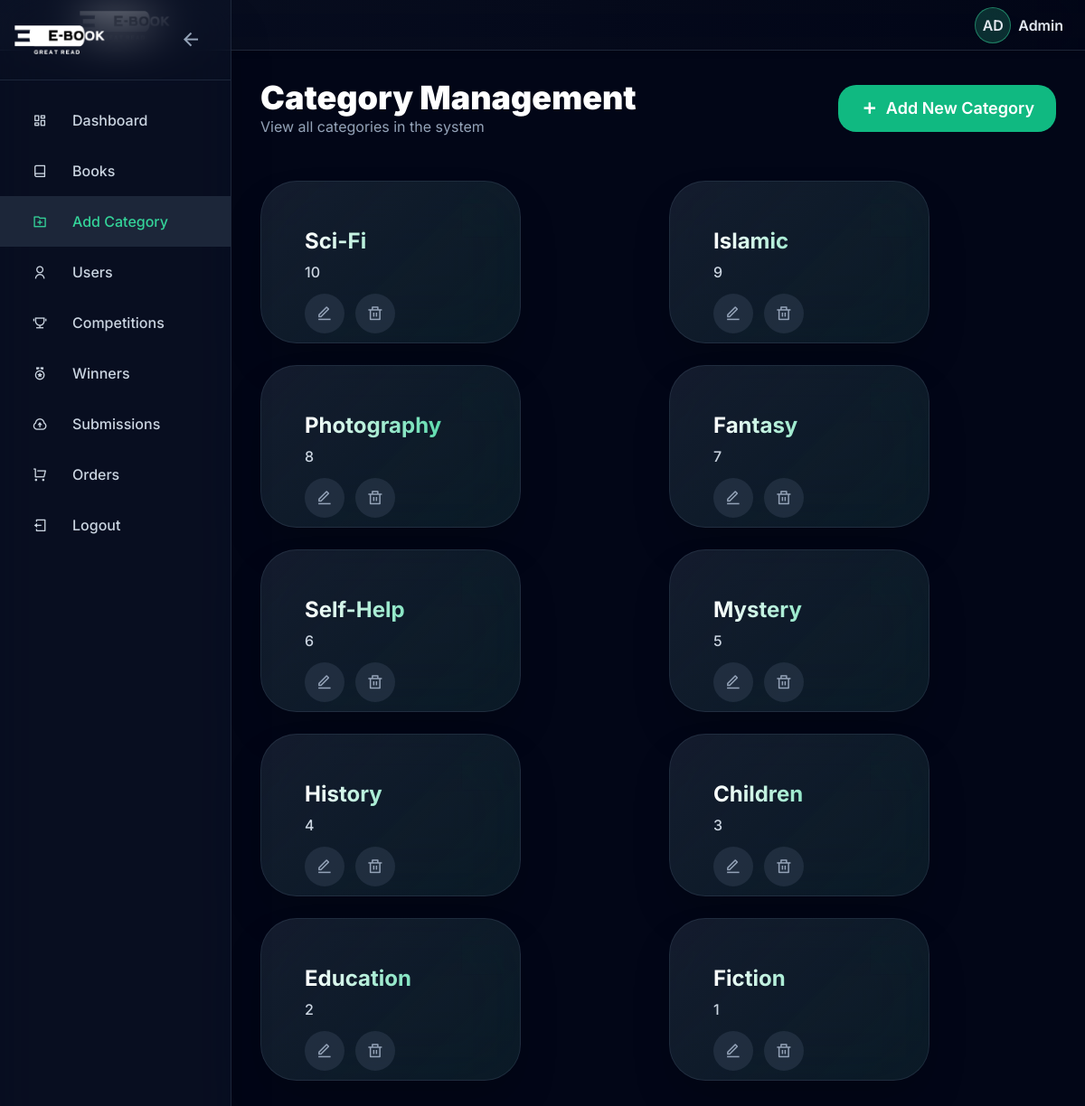
The app's page /Admin/AdminCategory/admin.category.php (signed in) with its own data.
### tables this page shows
CREATE TABLE `categories` (
  `CategoryID` int(11) NOT NULL,
  `CategoryName` varchar(100) NOT NULL
);

### Admin/AdminCategory/admin.category.php (the view, shortened to what this page needs)
<?php
include "../../Config/db.php";
?>
<!DOCTYPE html>
<html lang="en">
<head>
    <script src="https://cdn.tailwindcss.com/3.4.16"></script>
    <link rel="stylesheet" href="https://cdnjs.cloudflare.com/ajax/libs/remixicon/4.6.0/remixicon.min.css">
</head>
<body class="bg-slate-950 text-white font-['Inter'] flex min-h-screen">
    <?php include "../Components/sider.php"; ?>
    <main id="main-content" class="flex-1 p-4 sm:p-6 lg:p-8 transition-all duration-300">
        <div class="flex flex-col sm:flex-row items-center justify-between mt-14 mb-8 sm:mb-12 scroll-animate">
            <div>
                <h1 class="text-3xl sm:text-4xl font-black text-white">Category Management</h1>
                <p class="text-slate-400 text-sm sm:text-base">View all categories in the system</p>
            </div>
            <a href="newcategory.php" class="group relative overflow-hidden bg-emerald-500 hover:bg-emerald-600 text-white px-4 sm:px-6 py-2 sm:py-3 text-base sm:text-lg font-semibold rounded-xl transition-all duration-300 hover:scale-105 inline-flex items-center mt-4 sm:mt-0">
                <span class="relative z-10 flex items-center">
                    <i class="ri-add-line mr-2 text-lg sm:text-xl"></i>
                    Add New Category
                </span>
            </a>
        </div>
        <div id="categories-page" class="grid-responsive my-10 grid grid-cols-1 md:grid-cols-2 xl:grid-cols-3 gap-4 sm:gap-6 scroll-animate">
            <?php
            $categories = $conn->query("SELECT * FROM categories ORDER BY CategoryID DESC");
            if ($categories->num_rows > 0) {
                while ($row = $categories->fetch_assoc()) {
            ?>
               <div class="category-card w-72 h-40 backdrop-blur-2xl bg-slate-800/30 border border-slate-700/50 shadow-2xl hover:shadow-emerald-500/20 transition-all duration-500 group relative overflow-hidden">
                    <div class="absolute right-3 top-3 opacity-10 text-4xl sm:text-5xl pointer-events-none group-hover:opacity-20 transition-opacity duration-300">
                        <i class="ri-folder-3-fill text-emerald-400 icon"></i>
                    </div>
                    <div class="relative z-10 p-4 sm:p-6">
                        <h2 class="font-bold text-white group-hover:text-emerald-400 transition-colors duration-300" data-label="Category Name">
                        </h2>
                        <p class="text-slate-400 mt-1 label" data-label="Category ID">
                            <span class="font-medium text-slate-300"><?= htmlspecialchars($row['CategoryID']); ?></span>
                        </p>
                        <div class="flex items-center gap-2 sm:gap-3 mt-3">
                            <a href="categoryupdate.php?id=<?= htmlspecialchars($row['CategoryID']); ?>" class="action-btn w-8 sm:w-12 h-8 sm:h-12 flex items-center justify-center text-slate-400 hover:bg-slate-700/50 hover:text-emerald-400 rounded-full transition-all duration-300">
                                <i class="ri-edit-line text-base sm:text-lg"></i>
                            </a>
                            <a href="categorydelete.php?id=<?= htmlspecialchars($row['CategoryID']); ?>" class="action-btn w-8 sm:w-12 h-8 sm:h-12 flex items-center justify-center text-slate-400 hover:bg-slate-700/50 hover:text-red-400 rounded-full transition-all duration-300">
                                <i class="ri-delete-bin-line text-base sm:text-lg"></i>
                            </a>
                        </div>
                    </div>
                </div>
            <?php
                }
            }
            ?>
        </div>
    </main>
</body>
</html>

### Admin/AdminCategory/admin.category.php (style rules this page uses)
#sidebar:not(.collapsed) ~ #main-content { margin-left: 16rem; }
.scroll-animate { opacity: 0; transform: translateY(20px); transition: all 1s ease-out; }
.scroll-animate.visible { opacity: 1; transform: translateY(0); }
.category-card { background: linear-gradient(135deg, rgba(30, 41, 59, 0.5), rgba(4, 120, 87, 0.1)); border: 1px solid rgba(51, 65, 85, 0.3); border-radius: 40px; min-height: 180px; transition: all 0.3s ease; position: relative; overflow: hidden; }
.category-card .icon { transition: all 0.3s ease; opacity: 0.1; }
.category-card h2 { background: linear-gradient(to right, #ffffff, #34d399); -webkit-background-clip: text; background-clip: text; color: transparent; transition: all 0.3s ease; }
.category-card .action-btn { background: rgba(51, 65, 85, 0.5); transition: all 0.3s ease; }
@media (min-width: 640px) { .grid-responsive .category-card { min-width: 200px; font-size: 0.875rem; padding: 1.5rem; } }
@media (min-width: 640px) { .grid-responsive .category-card h2 { font-size: 1.25rem; } }
@media (min-width: 640px) { .grid-responsive .category-card .icon { font-size: 3rem; } }
@media (min-width: 640px) { .grid-responsive .category-card p { font-size: 0.875rem; } }
@media (min-width: 640px) { .grid-responsive .category-card .action-btn { width: 44px; height: 44px; } }
@media (min-width: 768px) { .grid-responsive .category-card { min-width: 220px; font-size: 1rem; padding: 1.5rem; } }
@media (min-width: 768px) { .grid-responsive .category-card h2 { font-size: 1.5rem; } }
@media (min-width: 768px) { .grid-responsive .category-card .icon { font-size: 3.5rem; } }
@media (min-width: 768px) { .grid-responsive .category-card p { font-size: 1rem; } }

### records on screen
categories: CategoryID "10"
categories: CategoryID "9"
categories: CategoryID "8"
categories: CategoryID "7"
categories: CategoryID "6"
categories: CategoryID "5"
categories: CategoryID "4"
categories: CategoryID "3"
categories: CategoryID "2"
categories: CategoryID "1"

### other values on screen
substr($_SESSION['user'], 0, 2) "AD"
$_SESSION['user'] "Admin"
